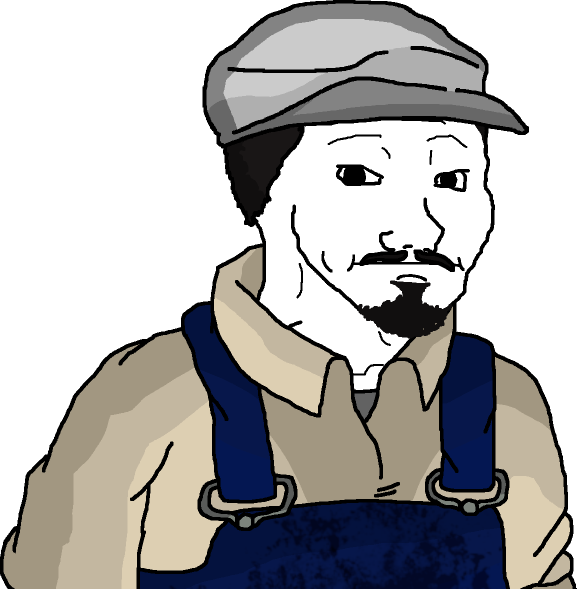
#> input picture episodes/midas-mezari-altin/chars/kaynak/madenci_kaynak.png, 1153 x 1177 px (shown at 1/2 size); the run also reads 1 picture not shown here
$ python uret.py
#> lines starting #> are read from the running program, lines starting #| are printed output that depends on the picture; after the words box and inside, x2 and y2 are one past the last pixel; in counts of white or black regions, pixels touching at a corner belong together
### tools/kit_varyant.py
#!/usr/bin/env python3
"""Aynı wojak yüzünden duygu varyantları üretir (ter damlası, gözyaşı).

Altın dönem videolarında ana karakter sahneden sahneye AYNI çizimdir; sadece yüzüne ter damlaları,
gözyaşı eklenir ya da son sahnede korku yüzüne döner. Bu araç bir taban PNG'ye bu katmanları çizer.

    python tools/kit_varyant.py assets/kit/klasik/sakin.png --kit klasik

Koordinatlar taban görselin piksel düzlemindedir (assets/kit/<kit>/kit.json içinde, elle ayarlanır).
"""

from __future__ import annotations

import argparse
import json
import sys
from pathlib import Path

from PIL import Image, ImageDraw

ROOT = Path(__file__).resolve().parent.parent
sys.path.insert(0, str(ROOT))

SS = 3  # süper örnekleme (yumuşak kenar)
SWEAT_FILL, SWEAT_LINE = (170, 220, 255, 255), (40, 120, 200, 255)
TEAR_FILL = (120, 190, 250, 235)


def _drop(d: ImageDraw.ImageDraw, x: float, y: float, s: float) -> None:
    """Damla: üstü sivri, altı yuvarlak. (x, y) alt dairenin merkezi, s yarıçap."""
    x, y, s = x * SS, y * SS, s * SS
    lw = max(2, round(s * 0.22))
    pts = [(x, y - s * 2.6), (x - s * 0.95, y - s * 0.35), (x + s * 0.95, y - s * 0.35)]
    d.polygon(pts, fill=SWEAT_FILL)
    d.ellipse([x - s, y - s, x + s, y + s], fill=SWEAT_FILL)
    d.line([pts[0], pts[1]], fill=SWEAT_LINE, width=lw)
    d.line([pts[0], pts[2]], fill=SWEAT_LINE, width=lw)
    d.arc([x - s, y - s, x + s, y + s], start=-15, end=195, fill=SWEAT_LINE, width=lw)


# [6 lines left out: function _tear, not called in this run]


def make(base: Path, spec: dict, out: Path) -> Path:
    im = Image.open(base).convert("RGBA")
    layer = Image.new("RGBA", (im.width * SS, im.height * SS), (0, 0, 0, 0))
    d = ImageDraw.Draw(layer)
    for t in spec.get("tears", []):
        _tear(d, t["path"], t.get("w", 14))
    for x, y, s in spec.get("drops", []):
        _drop(d, x, y, s)
    layer = layer.resize(im.size, Image.LANCZOS)
    out.parent.mkdir(parents=True, exist_ok=True)
    Image.alpha_composite(im, layer).save(out, optimize=True)
    return out


# [14 lines left out: function main, not called in this run]


# [2 lines that do not run on import are left out]

### episodes/midas-mezari-altin/chars/uret.py
"""midas-mezari-altin: hazır kıyafetli iki karakter ve ters köşe yüz varyantı.

    python episodes/midas-mezari-altin/chars/uret.py

Kaynaklar (kaynak/ altında, indirildiği gibi; şeffaf kenarı kırpılmış):
  madenci_kaynak.png  wojakland "Worker 2 Wojak" (worker_2_wojak.png,
                      https://wojakland.com/wp-content/grand-media/image/original/worker_2_wojak.png), 1153x1177,
                      gri kasket, bıyık + keçi sakal, bej gömlek, lacivert tulum; gözler sağa bakar
  usta_kaynak.png     wojakland "Worker Wojak" (worker_wojak.png,
                      https://wojakland.com/wp-content/grand-media/image/original/worker_wojak.png), 464x463,
                      kahverengi kasket, kirli sakal, haki ceket + çanta kayışı; gözler sağa bakar
Kıyafete ve kasketlere dokunulmaz. Yapılanlar:
  - madenci_sakin = kaynağın kendisi (kontur opak). A solda, sağa bakar.
  - madenci_sok: aynı kutu; kaşlar yukarıda ve iç uçları kalkık, gözler iri (beyaz görünür, küçük bebek), ağız
    açık "O", başın önünde (kontur dışında) ter damlaları. Yanağa mavi çizgi konmadı (telefonda gözyaşı gibi okunuyor;
    alın kasketin altında kalıyor).
  - usta_sakin: kaynak yatay aynalanır (B sağda, sola bakar). Yüz değişmez (sakin, yorgun).
Bakış yönü bu betikte kaydedilmez: episode.yaml'da her karakterin `faces:` alanı var.
Çizim yardımcıları hezarfen-galata-ucusu/chars/uret.py'den kopyalandı.
"""
from __future__ import annotations

import math
import random
import sys
from pathlib import Path

import numpy as np
from PIL import Image, ImageDraw

HERE = Path(__file__).resolve().parent
ROOT = HERE.parents[2]
KAYNAK = HERE / "kaynak"
sys.path.insert(0, str(ROOT / "tools"))
import kit_varyant  # noqa: E402

SS = 4
BLACK = (0, 0, 0, 255)
WHITE = (255, 255, 255, 255)


def poly_mask(size, pts) -> np.ndarray:
    m = Image.new("L", size, 0)
    ImageDraw.Draw(m).polygon([tuple(p) for p in pts], fill=255)
    return np.array(m) > 0


def sil(im, pts, renk, tol=10):
    a = np.array(im).astype(np.int32)
    m = poly_mask(im.size, pts)
    d = np.abs(a[..., :3] - np.array(renk)).sum(-1)
    m &= (d > tol) & (a[..., 3] > 0)
    a[m, :3] = renk
    a[m, 3] = 255
    return Image.fromarray(a.astype(np.uint8))


def kutu(x0, y0, x1, y1):
    return [(x0, y0), (x1, y0), (x1, y1), (x0, y1)]


def catmull(pts, n=14):
    P = [pts[0]] + list(pts) + [pts[-1]]
    out = []
    for i in range(1, len(P) - 2):
        p0, p1, p2, p3 = P[i - 1], P[i], P[i + 1], P[i + 2]
        for k in range(n):
            t = k / n
            t2, t3 = t * t, t * t * t
            out.append(tuple(0.5 * ((2 * p1[j]) + (-p0[j] + p2[j]) * t + (2 * p0[j] - 5 * p1[j] + 4 * p2[j] - p3[j]) * t2
                                    + (-p0[j] + 3 * p1[j] - 3 * p2[j] + p3[j]) * t3) for j in (0, 1)))
    out.append(P[-2])
    return out


class Cizim:
    def __init__(self, im, seed=1):
        self.im = im
        self.rng = random.Random(seed)

    def _maske(self):
        W, H = self.im.size
        m = Image.new("L", (W * SS, H * SS), 0)
        return m, ImageDraw.Draw(m)

    def _bas(self, m, renk):
        W, H = self.im.size
        m = m.resize((W, H), Image.LANCZOS).point(lambda v: max(0, min(255, (v - 64) * 2)))
        self.im.paste(Image.new("RGBA", (W, H), renk), (0, 0), m)

    def cizgi(self, pts, w, renk=BLACK, titrek=0.3):
        p = catmull(pts) if len(pts) > 2 else list(pts)
        ph = self.rng.random() * 6
        p = [(x + titrek * math.sin(i * 0.41 + ph), y + titrek * math.cos(i * 0.33 + ph)) for i, (x, y) in enumerate(p)]
        m, d = self._maske()
        q = [(x * SS, y * SS) for x, y in p]
        d.line(q, fill=255, width=round(w * SS), joint="curve")
        r = w * SS / 2
        for x, y in (q[0], q[-1]):
            d.ellipse([x - r, y - r, x + r, y + r], fill=255)
        self._bas(m, renk)

    def elips(self, cx, cy, rx, ry, dolgu=None, w=0, renk=BLACK):
        b = [(cx - rx) * SS, (cy - ry) * SS, (cx + rx) * SS, (cy + ry) * SS]
        if dolgu is not None:
            m, d = self._maske()
            d.ellipse(b, fill=255)
            self._bas(m, dolgu)
        if w:
            m, d = self._maske()
            d.ellipse(b, outline=255, width=round(w * SS))
            self._bas(m, renk)

    def poligon(self, pts, dolgu):
        m, d = self._maske()
        d.polygon([(x * SS, y * SS) for x, y in pts], fill=255)
        self._bas(m, dolgu)


def ter(im, damlalar):
    tmp = HERE / "__kit_tmp.png"
    im.save(tmp)
    try:
        kit_varyant.make(tmp, {"drops": [list(d) for d in damlalar]}, tmp)
        return Image.open(tmp).convert("RGBA").copy()
    finally:
        tmp.unlink(missing_ok=True)


def kontur_sabitle(im):
    """Kesimde yarı saydam kalmış siyah kontur piksellerini (koyu RGB, alfa > 30) tam opak yapar."""
    a = np.array(im).astype(np.int32)
    m = (a[..., :3].sum(-1) < 240) & (a[..., 3] > 30)
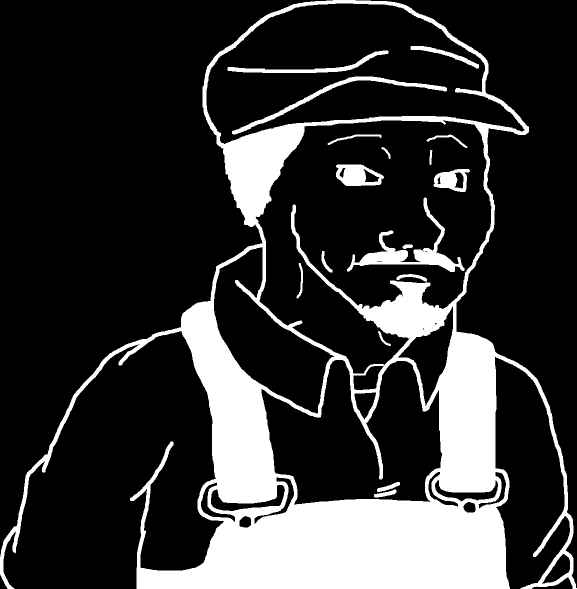
#> m: shape (1177, 1153) bool (shown at 1/2 size); 20.7% white; 18 white regions, largest, box (x1, y1, x2, y2) and area: (0, 0, 1153, 1177) 259285, (694, 395, 929, 544) 6491, (464, 153, 894, 269) 3767
    a[m, 3] = 255
    return Image.fromarray(a.astype(np.uint8))
#> returned value is the input picture: PIL image 1153x1177 RGBA; mean R, G, B, A 85.2, 83.9, 83.6, 160.7


def kaydet(im, ad):
    out = HERE / f"{ad}.png"
    im.save(out, optimize=True)
    print(f"-> {out.relative_to(ROOT)}  {im.width}x{im.height}")


TEN = (255, 255, 255)


def madenci_temel():
    """Worker 2 Wojak 1153x1177. Ölçülen hatlar (px): sol kaş (655,285)-(760,270), sağ kaş (870,275)-(935,290);
    sol göz 672-768 x 328-372 (koyu iris 690-735), sağ göz 868-942 x 338-382; burun çizgisi x ~850 (y 395-500);
    bıyık 718-930 x 500-540; alt dudak yayı 785-855 x 548-566; keçi sakal 720-900 x 580-680; yüz sağ konturu x ~965-985.
    Çizgi ~10 px. Sağa 110 px boşluk (ter damlaları başın önüne)."""
    im = kontur_sabitle(Image.open(KAYNAK / "madenci_kaynak.png").convert("RGBA"))
    im = im.crop((0, 0, im.width, 900))        # göğüsten (tulum askıları) kesik: aynı boyda yüz büyür
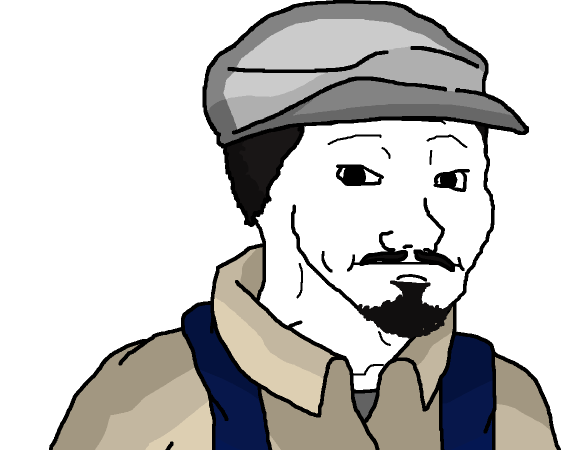
#> im: PIL image 1153x900 RGBA (shown at 1/2 size); mean R, G, B, A 80.8, 79.6, 78.2, 134.8; transparent parts drawn white
    pad = Image.new("RGBA", (im.width + 110, im.height), (0, 0, 0, 0))
#> pad: PIL image 1263x900 RGBA; every value is 0
    pad.paste(im, (0, 0))
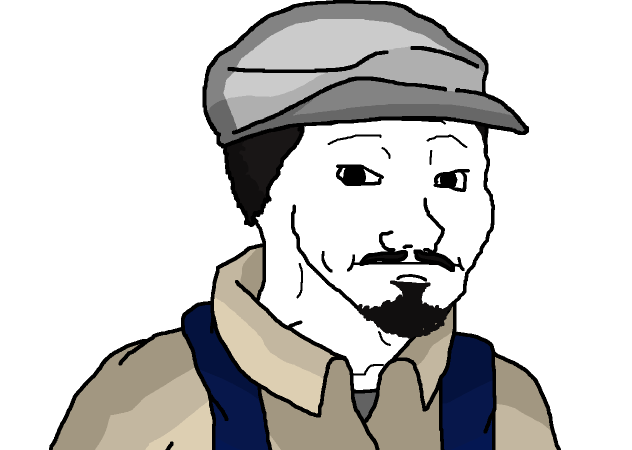
#> pad: PIL image 1263x900 RGBA (shown at 1/2 size); mean R, G, B, A 73.7, 72.7, 71.4, 123.1; transparent parts drawn white
    return pad


def madenci_sok(im):
    # kaşlar, gözler ve alın çizgileri silinir (kasket kenarı y<250 ve burun çizgisi korunur)
    im = sil(im, kutu(640, 258, 792, 392), TEN, tol=-1)
    im = sil(im, kutu(848, 258, 956, 392), TEN, tol=-1)
    # alt dudak yayı silinir (bıyık ve keçi sakal korunur)
    im = sil(im, [(772, 542), (868, 542), (868, 576), (772, 576)], TEN, tol=-1)
    c = Cizim(im, seed=7)
    # iri gözler, bebekler sağa (B'ye) bakar
    c.elips(718, 350, 48, 38, dolgu=WHITE, w=10)
    c.elips(738, 352, 10, 10, dolgu=BLACK)
    c.elips(906, 358, 38, 32, dolgu=WHITE, w=10)
    c.elips(922, 360, 9, 9, dolgu=BLACK)
    # kaşlar: yukarıda, iç uçları (burun tarafı) kalkık
    c.cizgi([(662, 300), (712, 284), (770, 262)], 13)
    c.cizgi([(858, 266), (902, 278), (950, 302)], 12)
    # açık "O" ağız: bıyığın altında, sakalın üstünde
    c.elips(818, 570, 30, 27, dolgu=(45, 12, 12, 255), w=10)
    return ter(c.im, [(1048, 318, 40), (1092, 436, 34), (1040, 520, 26)])


def usta_temel():
    im = kontur_sabitle(Image.open(KAYNAK / "usta_kaynak.png").convert("RGBA"))
    im = im.crop((0, 0, im.width, 410))        # göğüsten kesik (madenciyle aynı oran)
    return im.transpose(Image.FLIP_LEFT_RIGHT)


if __name__ == "__main__":
    m = madenci_temel()
    kaydet(m, "madenci_sakin")
#| -> episodes/midas-mezari-altin/chars/madenci_sakin.png  1263x900
    kaydet(madenci_sok(m.copy()), "madenci_sok")
#> in poly_mask, `m = Image.new("L", size, 0)`: m: PIL image 1263x900 L; every value is 0
#> in poly_mask, `ImageDraw.Draw(m).polygon([tuple(p) for p in pts], fill=255)`: m: PIL image 1263x900 L; 1.8% white; 1 white region, box (x1, y1, x2, y2) and area: (640, 258, 793, 393) 20655
#> in sil, `d = np.abs(a[..., :3] - np.array(renk)).sum(-1)`:
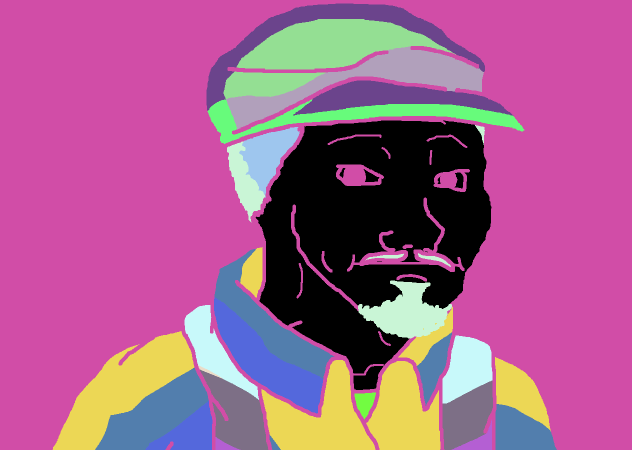
#> d: shape (900, 1263) int64 (shown at 1/2 size); 16 distinct labels, from 0 to 765; one colour per label, 0 black
#> in poly_mask (call 2), `ImageDraw.Draw(m).polygon([tuple(p) for p in pts], fill=255)`: m: PIL image 1263x900 L; 1.3% white; 1 white region, box (x1, y1, x2, y2) and area: (848, 258, 957, 393) 14715
#> in sil (call 2), `d = np.abs(a[..., :3] - np.array(renk)).sum(-1)`: d: shape (900, 1263) int64; 16 distinct labels, from 0 to 765
#> in poly_mask (call 3), `ImageDraw.Draw(m).polygon([tuple(p) for p in pts], fill=255)`: m: PIL image 1263x900 L; 0.3% white; 1 white region, box (x1, y1, x2, y2) and area: (772, 542, 869, 577) 3395
#> in sil (call 3), `d = np.abs(a[..., :3] - np.array(renk)).sum(-1)`: d: shape (900, 1263) int64; 16 distinct labels, from 0 to 765
#> in _maske, `m = Image.new("L", (W * SS, H * SS), 0)`: m: PIL image 5052x3600 L; every value is 0
#> in elips, `self._bas(m, dolgu)`: m: PIL image 5052x3600 L; 0.51% white; 1 white region, box (x1, y1, x2, y2) and area: (2680, 1248, 3065, 1553) 92181
#> in elips, `self._bas(m, renk)`: m: PIL image 5052x3600 L; 0.21% white; 1 white region, box (x1, y1, x2, y2) and area: (2680, 1248, 3065, 1553) 38240
#> in elips (call 2), `self._bas(m, dolgu)`: m: PIL image 5052x3600 L; 0.03% white; 1 white region, box (x1, y1, x2, y2) and area: (2912, 1368, 2993, 1449) 5145
#> call 3 of elips, with cx = 906, cy = 358, rx = 38, ry = 32, dolgu = (255, 255, 255, 255), w = 10, renk = (0, 0, 0, 255)
#> in elips (call 3), `self._bas(m, dolgu)`: m: PIL image 5052x3600 L; 0.34% white; 1 white region, box (x1, y1, x2, y2) and area: (3472, 1304, 3777, 1561) 61537
#> in elips (call 3), `self._bas(m, renk)`:
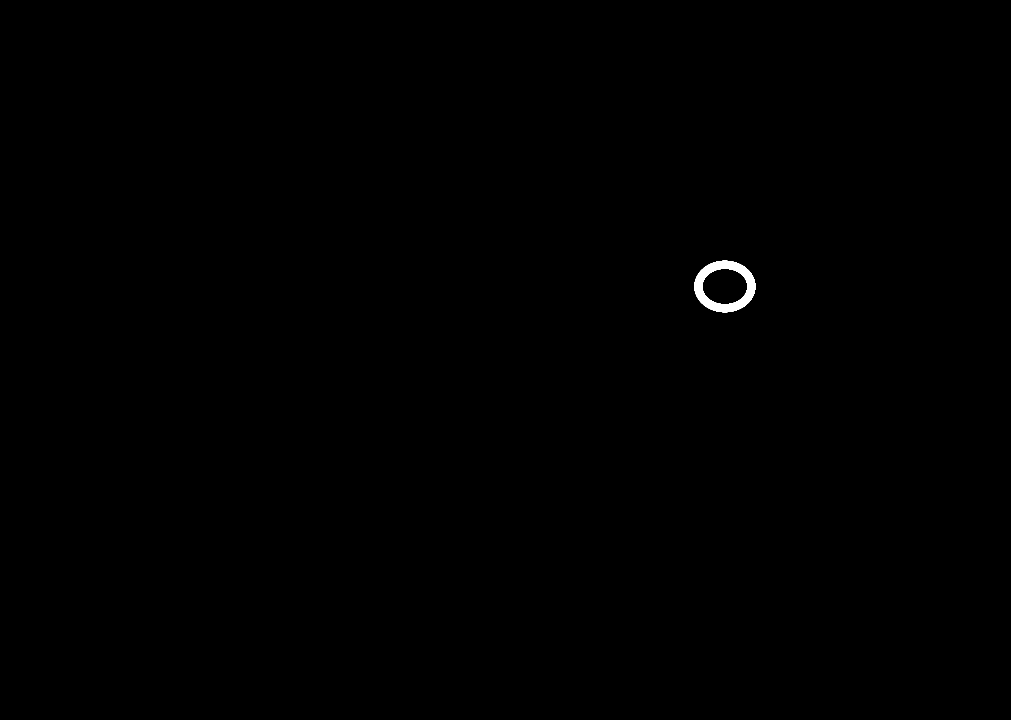
#> m: PIL image 5052x3600 L (shown at 1/5 size); 0.17% white; 1 white region, box (x1, y1, x2, y2) and area: (3472, 1304, 3777, 1561) 30228
#> in elips (call 4), `self._bas(m, dolgu)`: m: PIL image 5052x3600 L; 0.02% white; 1 white region, box (x1, y1, x2, y2) and area: (3652, 1404, 3725, 1477) 4181
#> the loop in cizgi, `for x, y in (q[0], q[-1]):` made 2 passes
#> (x, y) on passes 1 to 2: (2649.1, 1199.6), (3080.9, 1048.2)
#> in cizgi, `self._bas(m, renk)`:
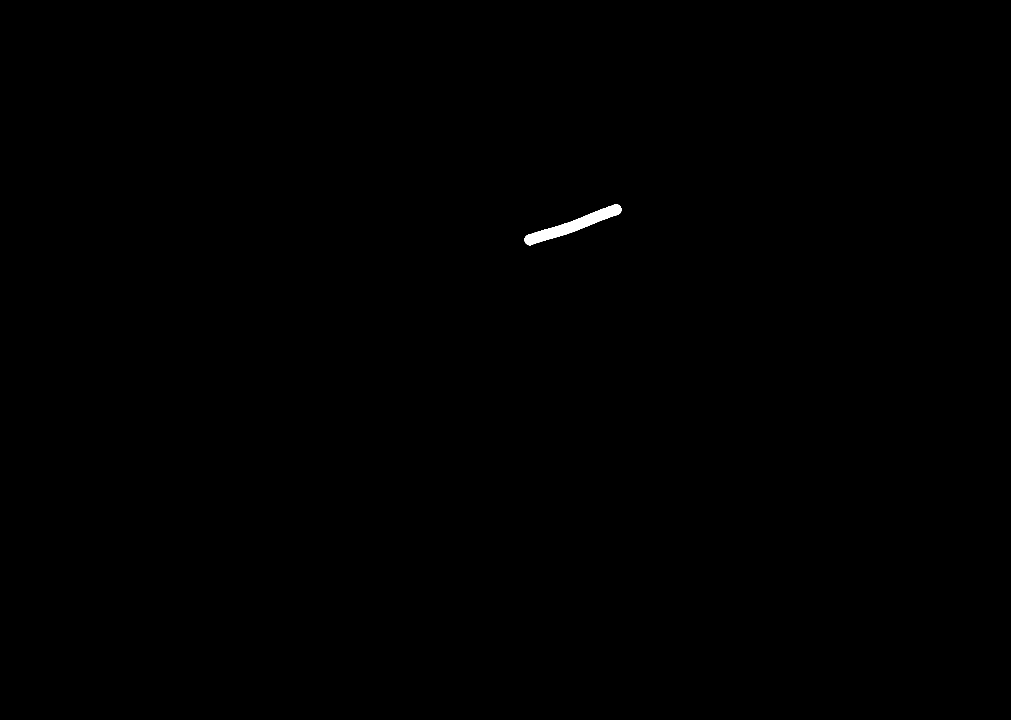
#> m: PIL image 5052x3600 L (shown at 1/5 size); 0.14% white; 1 white region, box (x1, y1, x2, y2) and area: (2623, 1022, 3107, 1226) 25659
#> call 2 of cizgi, with w = 12, renk = (0, 0, 0, 255), titrek = 0.3
#> in cizgi (call 2), `p = [(x + titrek * math.sin(i * 0.41 + ph), y + titrek * math.cos(i * ..`: p = 29 pairs, first value 858.2 to 949.9, second value 266.2 to 301.8
#> in cizgi (call 2), `q = [(x * SS, y * SS) for x, y in p]`: q = 29 pairs, first value 3432.9 to 3799.8, second value 1064.7 to 1207.1
#> the loop in cizgi (call 2), `for x, y in (q[0], q[-1]):` made 2 passes
#> (x, y) on passes 1 to 2: (3432.9, 1064.7), (3799.8, 1207.1)
#> in cizgi (call 2), `self._bas(m, renk)`:
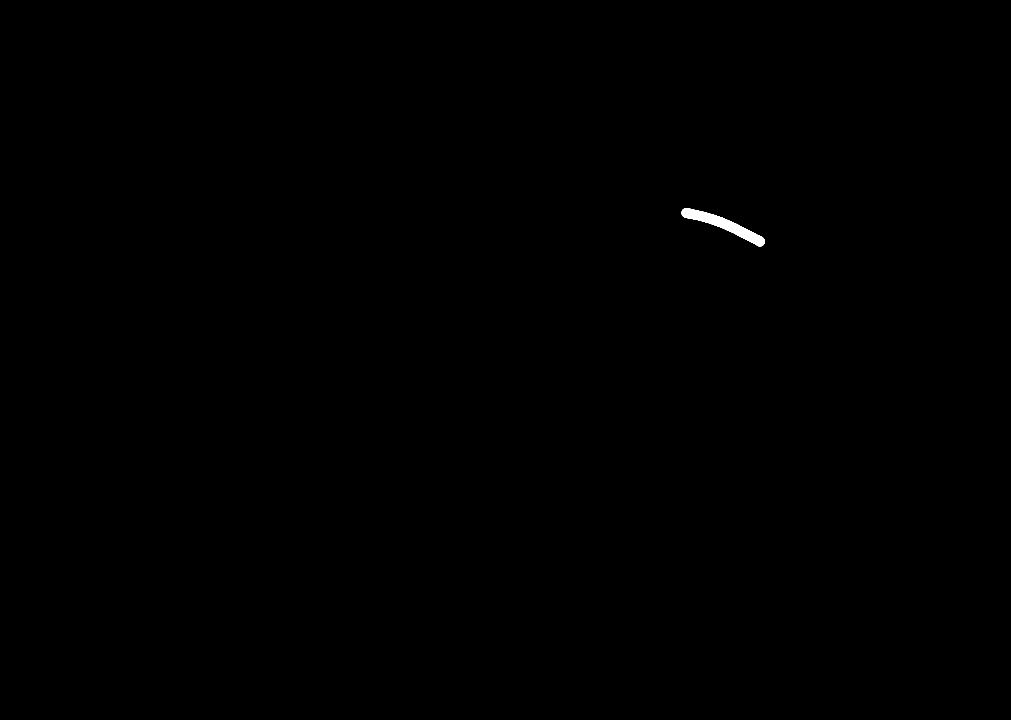
#> m: PIL image 5052x3600 L (shown at 1/5 size); 0.11% white; 1 white region, box (x1, y1, x2, y2) and area: (3408, 1040, 3824, 1232) 20666
#| -> episodes/midas-mezari-altin/chars/madenci_sok.png  1263x900
    kaydet(usta_temel(), "usta_sakin")
#| -> episodes/midas-mezari-altin/chars/usta_sakin.png  464x410
